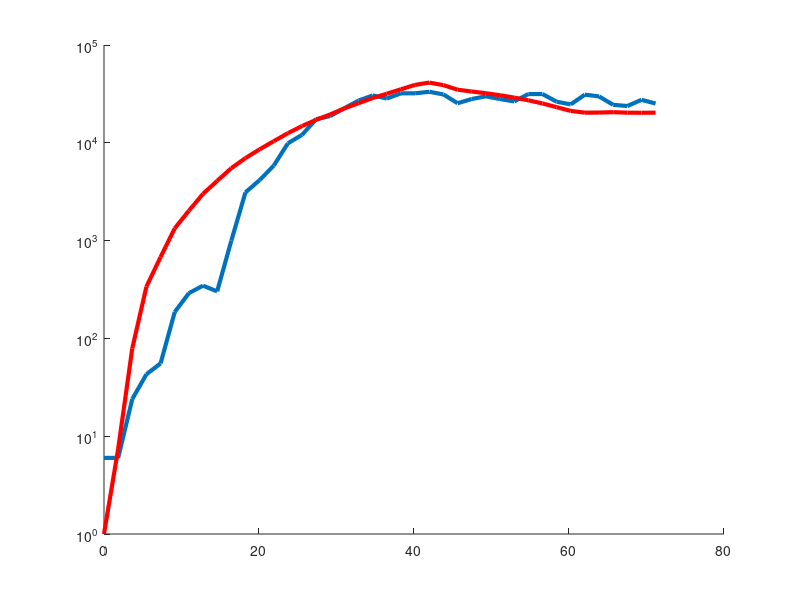

Here is the MATLAB script that generated this plot:
clear;
home;
close all;

%import the data set to which we are conforming
conform_data = load('cdc_data.dat');
%import the data set that must be conformed
model_data = load('May31_output_run0.dat');

%Separate the data components
conform_data_x = conform_data(:,1);
conform_data_y = conform_data(:,2);
model_data_x = model_data(:,1);
model_data_y = model_data(:,2);

%Bin the data into x and y bins with errors
N_bins_x = 40;
bins = [0:1/N_bins_x:1-1/N_bins_x];
bins = bins*max(conform_data_x);

%Provide for binned conform and model data, with statistical errors
conform_data_y_binned = [];
conform_data_y_binned_err = [];
model_data_y_binned = [];

%Space of scale parameters a_x and a_y
a_x = [0.05:0.01:0.2];
a_y = [0.5:0.1:2.0];
least_squares = 1.0e9;
a_x_best = 0.0;
a_y_best = 0.0;

for ix = a_x
	for iy = a_y
		model_data_x_current = model_data_x*ix;
		model_data_y_current = model_data_y*iy;

		%First, bin the conform data
		conform_data_y_binned(end+1) = conform_data_y(1);
		conform_data_y_binned_err(end+1) = conform_data_y(1)*0.1;
		for i=[2:N_bins_x]
			index_x = find(and(conform_data_x>=bins(i-1),conform_data_x<bins(i)));
			conform_data_y_binned(end+1) = mean(conform_data_y(index_x));
			conform_data_y_binned_err(end+1) = std(conform_data_y(index_x));
		endfor

		%Second, bin the model data
		model_data_y_binned(end+1) = model_data_y_current(1);
		for i=[2:N_bins_x]
			index_x = find(and(model_data_x_current>=bins(i-1),model_data_x_current<bins(i)));
			model_data_y_binned(end+1) = mean(model_data_y_current(index_x));
		endfor

		clear index_x
		conform_data_y_binned = circshift(conform_data_y_binned,[0,-1]);
		conform_data_y_binned_err = circshift(conform_data_y_binned_err,[0,-1]);
		model_data_y_binned = circshift(model_data_y_binned,[0,-1]);

		%Compute mean least_squares between model and data set.
		least_squares_temp = mean( (conform_data_y_binned - model_data_y_binned).^2 );
		if(least_squares_temp < least_squares)
			least_squares = least_squares_temp;
			a_x_best = ix;
			a_y_best = iy;
		endif

		conform_data_y_binned = [];
		conform_data_y_binned_err = [];
		model_data_y_binned = [];

	endfor
endfor

%Now for keeps.
conform_data_y_binned = [];
conform_data_y_binned_err = [];
model_data_y_binned = [];
model_data_x = model_data_x*a_x_best;
model_data_y = model_data_y*a_y_best;

%First, bin the conform data
conform_data_y_binned(end+1) = conform_data_y(1);
conform_data_y_binned_err(end+1) = conform_data_y(1)*0.1;
for i=[2:N_bins_x]
	index_x = find(and(conform_data_x>=bins(i-1),conform_data_x<bins(i)));
	conform_data_y_binned(end+1) = mean(conform_data_y(index_x));
	conform_data_y_binned_err(end+1) = std(conform_data_y(index_x));
endfor

%Second, bin the model data
model_data_y_binned(end+1) = model_data_y(1);
for i=[2:N_bins_x]
	index_x = find(and(model_data_x>=bins(i-1),model_data_x<bins(i)));
	model_data_y_binned(end+1) = mean(model_data_y(index_x));
endfor

figure(1);
hold on;
semilogy(bins,conform_data_y_binned,'linewidth',3);
semilogy(bins,model_data_y_binned,'color','red','linewidth',3);
corr(conform_data_y_binned,model_data_y_binned)
